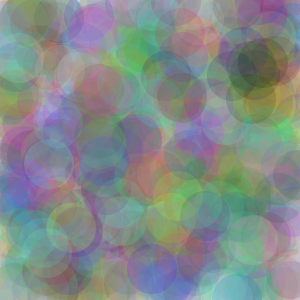
Frame 1 (no input)
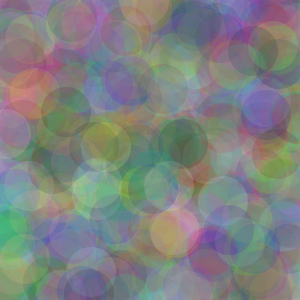
Frame 2 (the mouse pressed at the canvas centre, redrawn once)

The Processing sketch that drew these frames (run headless with seeded random() and noise(); the mouse was pressed at the canvas centre and the sketch redrawn once):

// Processing sketch: processing_163736
// ── processing_163736.pde

void setup (){
  size (300, 300);
  smooth ();
  noLoop ();
  background (255);
  
}
  
void draw (){
  for (int i = 0; i < 1000; i ++){
  drawBubble (int (random (255)),int (random (255)), int (random (255)), 
  40, int (random (0, 300)), int (random (0, 300)), 50, 50);
  
}
}

void drawBubble(int R, int G, int B, int brightness, int x, int y, int size1, int size2) {
  noStroke ();
  fill (R, G, B, brightness);
  ellipse (x, y, size1, size2);
  
}
